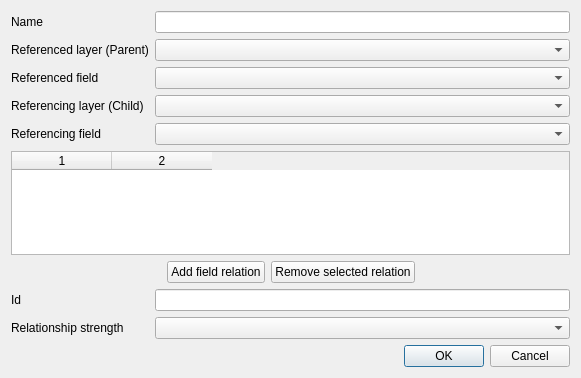
<?xml version="1.0" encoding="UTF-8"?>
<ui version="4.0">
 <class>QgsRelationAddDlgBase</class>
 <widget class="QDialog" name="QgsRelationAddDlgBase">
  <property name="geometry">
   <rect>
    <x>0</x>
    <y>0</y>
    <width>581</width>
    <height>378</height>
   </rect>
  </property>
  <property name="windowTitle">
   <string>Add Relation</string>
  </property>
  <layout class="QFormLayout" name="formLayout">
   <item row="0" column="0">
    <widget class="QLabel" name="label_7">
     <property name="text">
      <string>Name</string>
     </property>
    </widget>
   </item>
   <item row="0" column="1">
    <widget class="QLineEdit" name="mTxtRelationName"/>
   </item>
   <item row="1" column="0">
    <widget class="QLabel" name="label_3">
     <property name="text">
      <string>Referenced layer (Parent)</string>
     </property>
    </widget>
   </item>
   <item row="1" column="1">
    <widget class="QgsMapLayerComboBox" name="mCbxReferencedLayer"/>
   </item>
   <item row="2" column="0">
    <widget class="QLabel" name="label_4">
     <property name="text">
      <string>Referenced field</string>
     </property>
    </widget>
   </item>
   <item row="2" column="1">
    <widget class="QgsFieldComboBox" name="mCbxReferencedField"/>
   </item>
   <item row="3" column="0">
    <widget class="QLabel" name="label">
     <property name="text">
      <string>Referencing layer (Child)</string>
     </property>
    </widget>
   </item>
   <item row="3" column="1">
    <widget class="QgsMapLayerComboBox" name="mCbxReferencingLayer"/>
   </item>
   <item row="4" column="0">
    <widget class="QLabel" name="label_2">
     <property name="text">
      <string>Referencing field</string>
     </property>
    </widget>
   </item>
   <item row="4" column="1">
    <widget class="QgsFieldComboBox" name="mCbxReferencingField"/>
   </item>
   <item row="5" column="0" colspan="2">
    <widget class="QTableWidget" name="mFieldsTableWidget">
     <property name="columnCount">
      <number>2</number>
     </property>
     <attribute name="horizontalHeaderVisible">
      <bool>true</bool>
     </attribute>
     <column/>
     <column/>
    </widget>
   </item>
   <item row="7" column="0">
    <widget class="QLabel" name="label_5">
     <property name="text">
      <string>Id</string>
     </property>
    </widget>
   </item>
   <item row="7" column="1">
    <widget class="QLineEdit" name="mTxtRelationId"/>
   </item>
   <item row="8" column="0">
    <widget class="QLabel" name="label_6">
     <property name="text">
      <string>Relationship strength</string>
     </property>
    </widget>
   </item>
   <item row="8" column="1">
    <widget class="QComboBox" name="mCbxRelationStrength"/>
   </item>
   <item row="9" column="1">
    <widget class="QDialogButtonBox" name="mButtonBox">
     <property name="orientation">
      <enum>Qt::Horizontal</enum>
     </property>
     <property name="standardButtons">
      <set>QDialogButtonBox::Cancel|QDialogButtonBox::Ok</set>
     </property>
    </widget>
   </item>
   <item row="6" column="0" colspan="2">
    <layout class="QHBoxLayout" name="horizontalLayout">
     <item>
      <spacer name="horizontalSpacer">
       <property name="orientation">
        <enum>Qt::Horizontal</enum>
       </property>
       <property name="sizeHint" stdset="0">
        <size>
         <width>40</width>
         <height>20</height>
        </size>
       </property>
      </spacer>
     </item>
     <item>
      <widget class="QPushButton" name="mAddRelationButton">
       <property name="text">
        <string>Add field relation</string>
       </property>
       <property name="icon">
        <iconset resource="../../images/images.qrc">
         <normaloff>:/images/themes/default/symbologyAdd.svg</normaloff>:/images/themes/default/symbologyAdd.svg</iconset>
       </property>
      </widget>
     </item>
     <item>
      <widget class="QPushButton" name="mRemoveSelectedRelationButton">
       <property name="text">
        <string>Remove selected relation</string>
       </property>
       <property name="icon">
        <iconset resource="../../images/images.qrc">
         <normaloff>:/images/themes/default/symbologyRemove.svg</normaloff>:/images/themes/default/symbologyRemove.svg</iconset>
       </property>
      </widget>
     </item>
     <item>
      <spacer name="horizontalSpacer_2">
       <property name="orientation">
        <enum>Qt::Horizontal</enum>
       </property>
       <property name="sizeHint" stdset="0">
        <size>
         <width>40</width>
         <height>20</height>
        </size>
       </property>
      </spacer>
     </item>
    </layout>
   </item>
  </layout>
 </widget>
 <customwidgets>
  <customwidget>
   <class>QgsMapLayerComboBox</class>
   <extends>QComboBox</extends>
   <header location="global">qgsmaplayercombobox.h</header>
  </customwidget>
  <customwidget>
   <class>QgsFieldComboBox</class>
   <extends>QComboBox</extends>
   <header location="global">qgsfieldcombobox.h</header>
  </customwidget>
 </customwidgets>
 <tabstops>
  <tabstop>mTxtRelationName</tabstop>
  <tabstop>mCbxReferencedLayer</tabstop>
  <tabstop>mCbxReferencedField</tabstop>
  <tabstop>mCbxReferencingLayer</tabstop>
  <tabstop>mCbxReferencingField</tabstop>
  <tabstop>mTxtRelationId</tabstop>
 </tabstops>
 <resources>
  <include location="../../images/images.qrc"/>
 </resources>
 <connections>
  <connection>
   <sender>mButtonBox</sender>
   <signal>accepted()</signal>
   <receiver>QgsRelationAddDlgBase</receiver>
   <slot>accept()</slot>
   <hints>
    <hint type="sourcelabel">
     <x>248</x>
     <y>254</y>
    </hint>
    <hint type="destinationlabel">
     <x>157</x>
     <y>274</y>
    </hint>
   </hints>
  </connection>
  <connection>
   <sender>mButtonBox</sender>
   <signal>rejected()</signal>
   <receiver>QgsRelationAddDlgBase</receiver>
   <slot>reject()</slot>
   <hints>
    <hint type="sourcelabel">
     <x>316</x>
     <y>260</y>
    </hint>
    <hint type="destinationlabel">
     <x>286</x>
     <y>274</y>
    </hint>
   </hints>
  </connection>
 </connections>
</ui>
